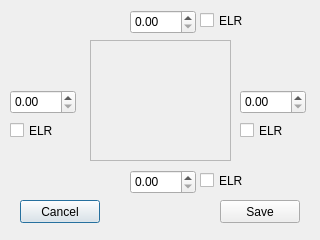
<?xml version="1.0" encoding="UTF-8"?>
<ui version="4.0">
 <class>AbsorptionDialog</class>
 <widget class="QDialog" name="AbsorptionDialog">
  <property name="geometry">
   <rect>
	<x>0</x>
	<y>0</y>
	<width>320</width>
	<height>240</height>
   </rect>
  </property>
  <property name="windowTitle">
   <string>Absorption</string>
  </property>
  <widget class="QFrame" name="frame">
   <property name="geometry">
	<rect>
	 <x>90</x>
	 <y>40</y>
	 <width>141</width>
	 <height>121</height>
	</rect>
   </property>
   <property name="frameShape">
	<enum>QFrame::StyledPanel</enum>
   </property>
   <property name="frameShadow">
	<enum>QFrame::Raised</enum>
   </property>
  </widget>
  <widget class="QDoubleSpinBox" name="spinBoxLeft">
   <property name="geometry">
	<rect>
	 <x>10</x>
	 <y>90</y>
	 <width>66</width>
	 <height>24</height>
	</rect>
   </property>
   <property name="maximum">
	<double>1.000000000000000</double>
   </property>
   <property name="singleStep">
	<double>0.050000000000000</double>
   </property>
  </widget>
  <widget class="QDoubleSpinBox" name="spinBoxTop">
   <property name="geometry">
	<rect>
	 <x>130</x>
	 <y>10</y>
	 <width>66</width>
	 <height>24</height>
	</rect>
   </property>
   <property name="maximum">
	<double>1.000000000000000</double>
   </property>
   <property name="singleStep">
	<double>0.050000000000000</double>
   </property>
  </widget>
  <widget class="QDoubleSpinBox" name="spinBoxBottom">
   <property name="geometry">
	<rect>
	 <x>130</x>
	 <y>170</y>
	 <width>66</width>
	 <height>24</height>
	</rect>
   </property>
   <property name="maximum">
	<double>1.000000000000000</double>
   </property>
   <property name="singleStep">
	<double>0.050000000000000</double>
   </property>
  </widget>
  <widget class="QDoubleSpinBox" name="spinBoxRight">
   <property name="geometry">
	<rect>
	 <x>240</x>
	 <y>90</y>
	 <width>66</width>
	 <height>24</height>
	</rect>
   </property>
   <property name="maximum">
	<double>1.000000000000000</double>
   </property>
   <property name="singleStep">
	<double>0.050000000000000</double>
   </property>
  </widget>
  <widget class="QPushButton" name="buttonCancel">
   <property name="geometry">
	<rect>
	 <x>20</x>
	 <y>200</y>
	 <width>80</width>
	 <height>23</height>
	</rect>
   </property>
   <property name="text">
	<string>Cancel</string>
   </property>
  </widget>
  <widget class="QPushButton" name="buttonSave">
   <property name="geometry">
	<rect>
	 <x>220</x>
	 <y>200</y>
	 <width>80</width>
	 <height>23</height>
	</rect>
   </property>
   <property name="text">
	<string>Save</string>
   </property>
  </widget>
  <widget class="QCheckBox" name="elrTop">
   <property name="geometry">
	<rect>
	 <x>200</x>
	 <y>10</y>
	 <width>51</width>
	 <height>21</height>
	</rect>
   </property>
   <property name="text">
	<string>ELR</string>
   </property>
  </widget>
  <widget class="QCheckBox" name="elrBottom">
   <property name="geometry">
	<rect>
	 <x>200</x>
	 <y>170</y>
	 <width>51</width>
	 <height>21</height>
	</rect>
   </property>
   <property name="text">
	<string>ELR</string>
   </property>
  </widget>
  <widget class="QCheckBox" name="elrLeft">
   <property name="geometry">
	<rect>
	 <x>10</x>
	 <y>120</y>
	 <width>51</width>
	 <height>21</height>
	</rect>
   </property>
   <property name="text">
	<string>ELR</string>
   </property>
  </widget>
  <widget class="QCheckBox" name="elrRight">
   <property name="geometry">
	<rect>
	 <x>240</x>
	 <y>120</y>
	 <width>51</width>
	 <height>21</height>
	</rect>
   </property>
   <property name="text">
	<string>ELR</string>
   </property>
  </widget>
 </widget>
 <resources/>
 <connections/>
</ui>
